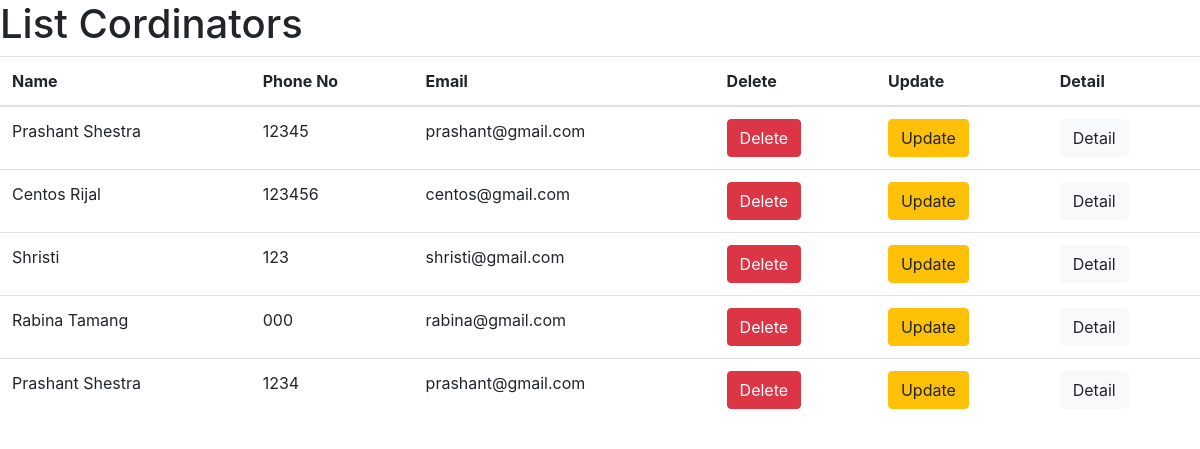
Screenshot of /list_cord/ (signed in) with the database file from the repository.
### sms/models.py (models this page shows)
class Cordinator(models.Model):
	name= models.CharField(max_length=25)
	phone_no = models.CharField(max_length=20)
	email = models.EmailField(null=True)
	def __str__(self):
		return self.name

### sms/views.py (the view)
# urls.py: path('list_cord/', views.ListCord.as_view(), name='list_cord'),
class ListCord(LoginRequiredMixin, ListView):
	model = Cordinator
	template_name = 'list_cord.html'
	context_object_name = 'list_cord'
	login_url = reverse_lazy('login')

### templates/list_cord.html (shortened to what this page needs)
<!DOCTYPE html>
<html lang="en">
<head>
      <link rel="stylesheet" href="https://stackpath.bootstrapcdn.com/bootstrap/4.3.1/css/bootstrap.min.css">
</head>
<body>
    <h1>List Cordinators</h1>
    <table class="table">
        <thead>
            <th>Name</th>
            <th>Phone No</th>
            <th>Email</th>
            <th>Delete</th>
            <th>Update</th>
            <th>Detail</th>
        </thead>
        {% for cord in list_cord %}
                <tr>
                    <td>{{ cord }}</td>
                    <td>{{ cord.phone_no }}</td>
                    <td>{{ cord.email }}</td>
                    <td>
                        <a href="{% url 'delete_cord' pk=cord.id %}">
                            <button class="btn btn-danger">Delete</button>
                        </a>
                    </td>
                    <td>
                        <a href="{% url 'update_cord' pk=cord.id %}">
                            <button class="btn btn-warning">Update</button>
                        </a>
                    </td>
                    <td>
                        <a href="{% url 'detail_cord' pk=cord.id %}">
                            <button class="btn btn-light">Detail</button>
                        </a>
                    </td>
                </tr>
        {% endfor %}
    </table>
</body>
</html>

### rows the page displays
Cordinator: name "Prashant Shestra", phone_no "12345", email "prashant@gmail.com"
Cordinator: name "Centos Rijal", phone_no "123456", email "centos@gmail.com"
Cordinator: name "Shristi", phone_no "123", email "shristi@gmail.com"
Cordinator: name "Rabina Tamang", phone_no "000", email "rabina@gmail.com"
Cordinator: name "Prashant Shestra", phone_no "1234", email "prashant@gmail.com"
